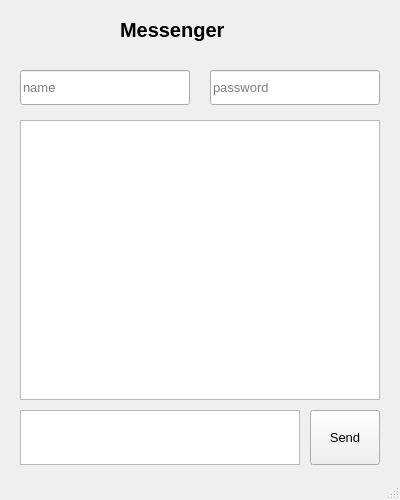
<?xml version="1.0" encoding="UTF-8"?>
<ui version="4.0">
 <class>MainWindow</class>
 <widget class="QMainWindow" name="MainWindow">
  <property name="geometry">
   <rect>
    <x>0</x>
    <y>0</y>
    <width>400</width>
    <height>500</height>
   </rect>
  </property>
  <property name="font">
   <font>
    <pointsize>10</pointsize>
   </font>
  </property>
  <property name="windowTitle">
   <string>MainWindow</string>
  </property>
  <widget class="QWidget" name="centralwidget">
   <widget class="QLabel" name="label">
    <property name="geometry">
     <rect>
      <x>120</x>
      <y>10</y>
      <width>180</width>
      <height>40</height>
     </rect>
    </property>
    <property name="font">
     <font>
      <pointsize>15</pointsize>
      <weight>75</weight>
      <italic>false</italic>
      <bold>true</bold>
      <strikeout>false</strikeout>
      <kerning>true</kerning>
     </font>
    </property>
    <property name="layoutDirection">
     <enum>Qt::LeftToRight</enum>
    </property>
    <property name="autoFillBackground">
     <bool>false</bool>
    </property>
    <property name="text">
     <string>Messenger</string>
    </property>
   </widget>
   <widget class="QLineEdit" name="lineEditName">
    <property name="geometry">
     <rect>
      <x>20</x>
      <y>70</y>
      <width>170</width>
      <height>35</height>
     </rect>
    </property>
    <property name="placeholderText">
     <string>name</string>
    </property>
   </widget>
   <widget class="QLineEdit" name="lineEditPassword">
    <property name="geometry">
     <rect>
      <x>210</x>
      <y>70</y>
      <width>170</width>
      <height>35</height>
     </rect>
    </property>
    <property name="text">
     <string/>
    </property>
    <property name="dragEnabled">
     <bool>false</bool>
    </property>
    <property name="placeholderText">
     <string>password</string>
    </property>
   </widget>
   <widget class="QTextBrowser" name="textBrowser">
    <property name="geometry">
     <rect>
      <x>20</x>
      <y>120</y>
      <width>360</width>
      <height>280</height>
     </rect>
    </property>
   </widget>
   <widget class="QTextEdit" name="textEdit">
    <property name="geometry">
     <rect>
      <x>20</x>
      <y>410</y>
      <width>280</width>
      <height>55</height>
     </rect>
    </property>
   </widget>
   <widget class="QPushButton" name="pushButton">
    <property name="geometry">
     <rect>
      <x>310</x>
      <y>410</y>
      <width>70</width>
      <height>55</height>
     </rect>
    </property>
    <property name="text">
     <string>Send</string>
    </property>
   </widget>
  </widget>
  <widget class="QStatusBar" name="statusbar"/>
 </widget>
 <resources/>
 <connections/>
</ui>
